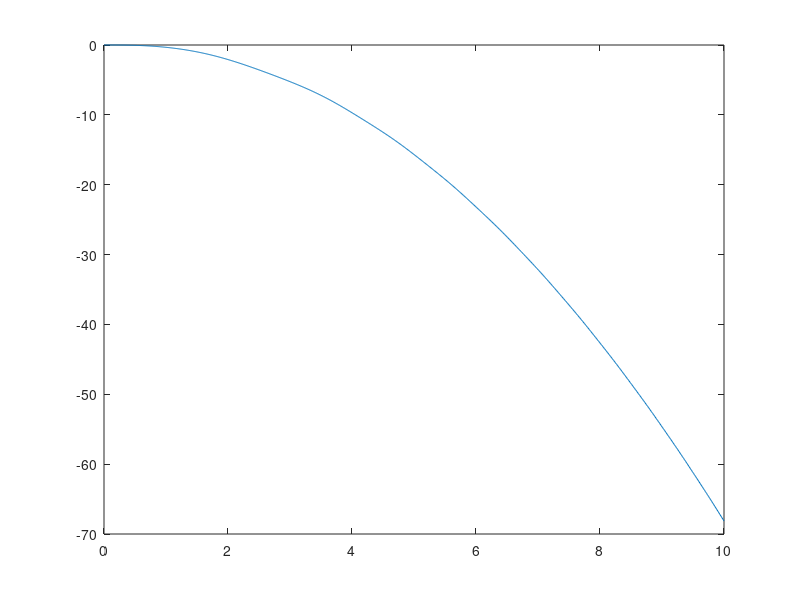

Here is the MATLAB script that generated this plot:
clc;
clear all;

h = .01;
t = 0:.01:10;
y(1) = 0;
x(1) = 0;
f1 = @(x,y,t) -3*x-2*y+sin(t);
f2 = @(x) x;

for i = 2:length(t)
    x(i) = x(i-1) + h*f1(t(i-1),x(i-1),y(i-1));
    y(i) = y(i-1)+h*f2(x(i-1));
end

plot(t,y)